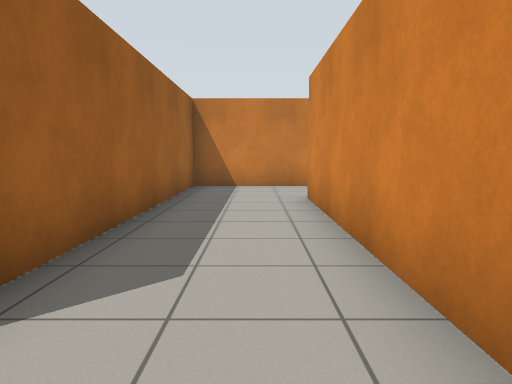
[1] (above)

16 first-person views from a walk through a world built for the Gazebo simulator. The camera is 0.94 m above the floor, tilts 6° down and sees 70° across. The floor is counted in squares, 1 m on a side. Each view is taken from the middle of a square. On the plan, view 1 faces up. The plan holds only what a view shows up to about 13 squares ahead; the rest is blank.

[2]
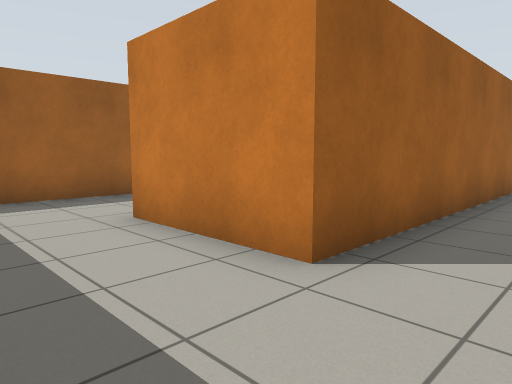

[3]
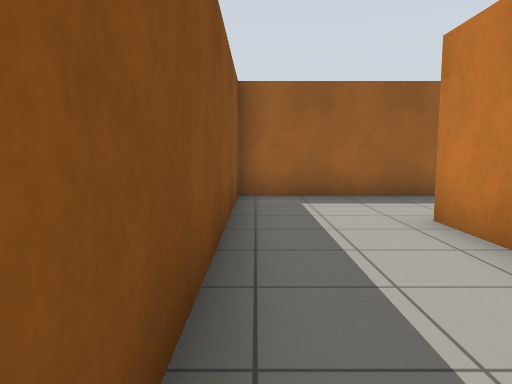

[4]
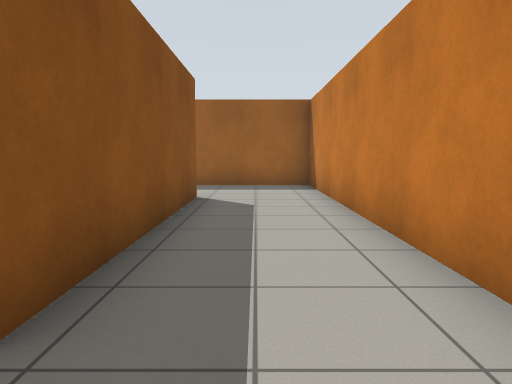

[5]
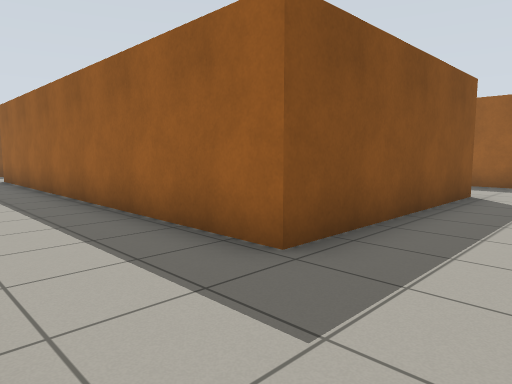

[6]
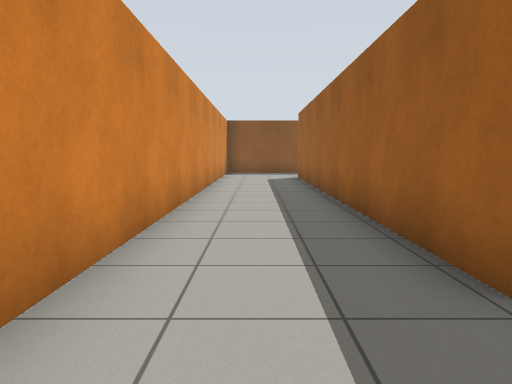

[7]
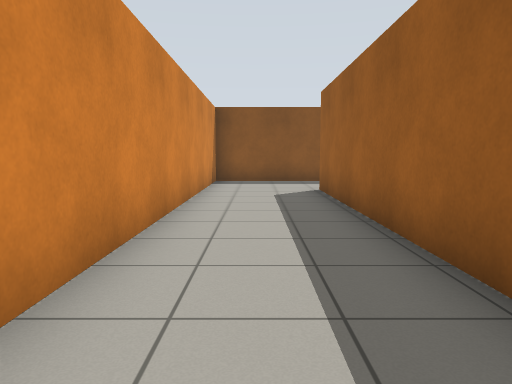

[8]
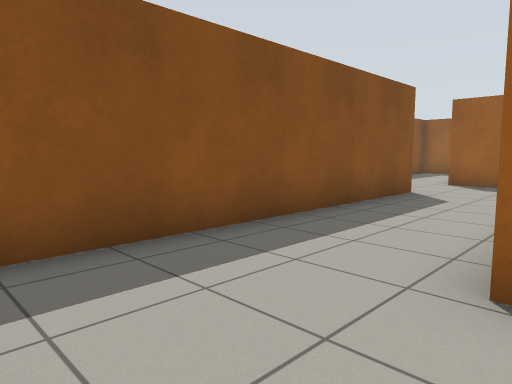

[9]
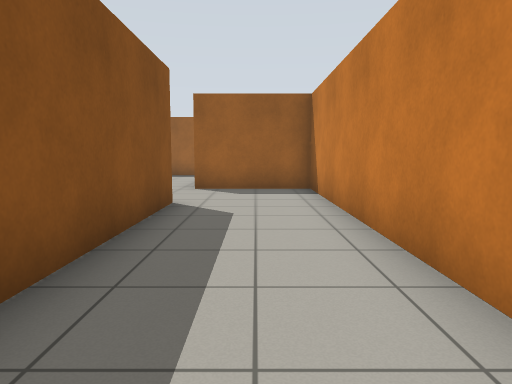

[10]
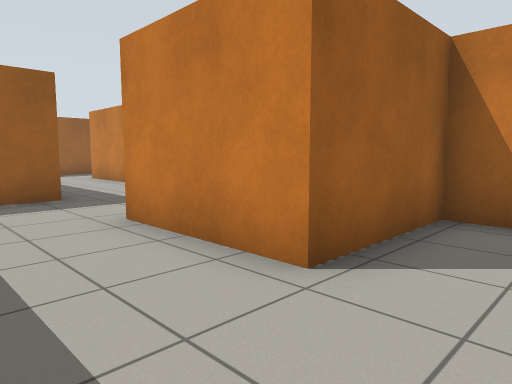

[11]
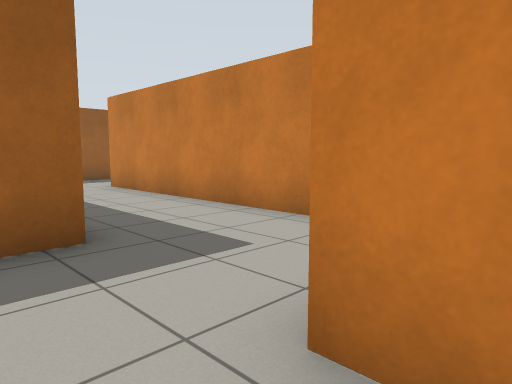

[12]
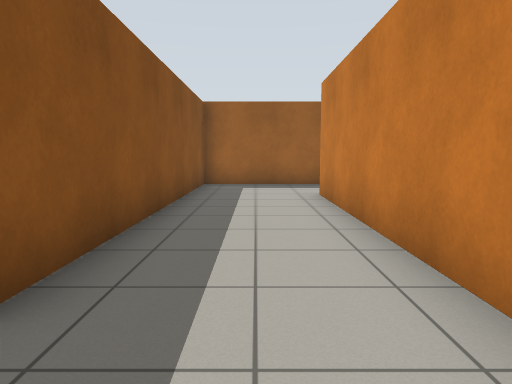

[13]
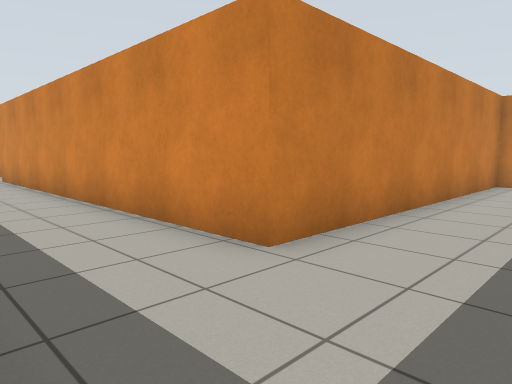

[14]
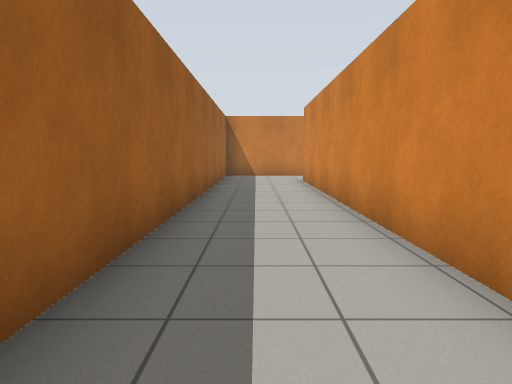

[15]
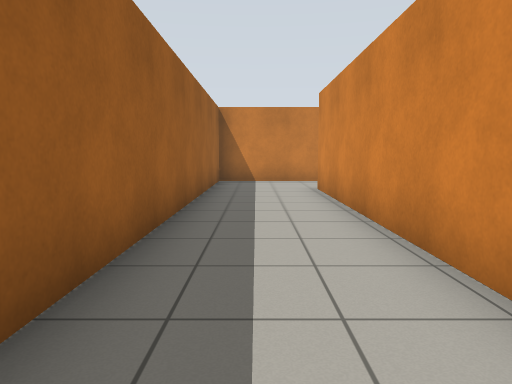

[16]
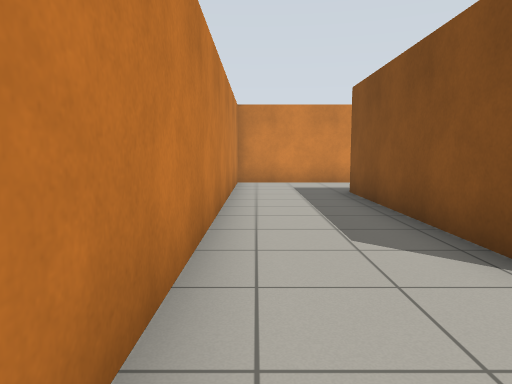

### Floor plan
Points are (right, up) in squares from view 1. A wall is a line through its corners. A room is listed if a view was taken in it or the views show most of it. See-through windows are left out.
Room 1 (views 1, 2, 3, 4, 5, 6, 7, 8, 9, 10, 11)
walls: (1.1, 1.4) (1.1, 7.7) (7.3, 7.7) (7.3, -4.6); (6, -4.5) (-1.8, -4.5) (-1.8, -7.6) (-5.1, -7.6); (1, -7.6) (10.4, -7.6) (10.4, 8.1); (-8.1, 1.6) (-8.1, -1.4) (-0.5, -1.4); (-7.9, -7.6) (-7.9, -8.8); (6.9, 10.6) (-1.8, 10.6) (-1.8, 1.5) (-5.1, 1.5)
ways out: opening at (-6.5, -8) to room 2; opening at (-6.5, 1) to room 2
Room 2 (views 12, 13, 14, 15, 16)
walls: (-13.9, 7.7) (-8, 7.7); (-8.1, 3.1) (-8.1, 1.6); (-5.1, 6.9) (-5.1, 10.6) (-17.3, 10.6) (-17.3, -7.6) (-7.9, -7.6); (-5.1, -5) (-5.1, -4.5) (-14.4, -4.5) (-14.4, 7.7)
ways out: opening at (-6.5, -8) to room 1; opening at (-6.5, 1) to room 1

Positions as (right, up) in squares from view 1, and headings:
1: (0, 0), facing up
2: (0, -1), facing up-left
3: (0, -1), facing left
4: (9, 9), facing left
5: (10, 10), facing down-left
6: (9, 10), facing down
7: (9, 5), facing down
8: (10, -4), facing down-left
9: (8, -6), facing left
10: (0, -10), facing up-left
11: (-4, -9), facing up-left
12: (-6, -6), facing left
13: (-17, -7), facing up-right
14: (-16, -5), facing up
15: (-16, -2), facing up
16: (-17, 10), facing right
